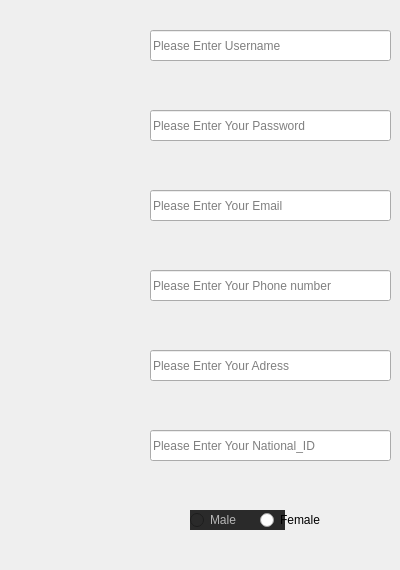
        <widget class="QWidget" name="">
         <attribute name="label">
          <string>Guest Information</string>
         </attribute>
         <widget class="QLineEdit" name="lineEdit_6">
          <property name="geometry">
           <rect>
            <x>150</x>
            <y>430</y>
            <width>241</width>
            <height>31</height>
           </rect>
          </property>
          <property name="text">
           <string/>
          </property>
          <property name="placeholderText">
           <string>Please Enter Your National_ID</string>
          </property>
         </widget>
         <widget class="QLineEdit" name="lineEdit_3">
          <property name="geometry">
           <rect>
            <x>150</x>
            <y>190</y>
            <width>241</width>
            <height>31</height>
           </rect>
          </property>
          <property name="text">
           <string/>
          </property>
          <property name="placeholderText">
           <string>Please Enter Your Email</string>
          </property>
         </widget>
         <widget class="QLineEdit" name="lineEdit_5">
          <property name="geometry">
           <rect>
            <x>150</x>
            <y>350</y>
            <width>241</width>
            <height>31</height>
           </rect>
          </property>
          <property name="text">
           <string/>
          </property>
          <property name="placeholderText">
           <string>Please Enter Your Adress</string>
          </property>
         </widget>
         <widget class="QLineEdit" name="lineEdit_2">
          <property name="geometry">
           <rect>
            <x>150</x>
            <y>110</y>
            <width>241</width>
            <height>31</height>
           </rect>
          </property>
          <property name="text">
           <string/>
          </property>
          <property name="placeholderText">
           <string>Please Enter Your Password</string>
          </property>
         </widget>
         <widget class="QLineEdit" name="lineEdit_4">
          <property name="geometry">
           <rect>
            <x>150</x>
            <y>270</y>
            <width>241</width>
            <height>31</height>
           </rect>
          </property>
          <property name="text">
           <string/>
          </property>
          <property name="placeholderText">
           <string>Please Enter Your Phone number</string>
          </property>
         </widget>
         <widget class="QLineEdit" name="lineEdit">
          <property name="geometry">
           <rect>
            <x>150</x>
            <y>30</y>
            <width>241</width>
            <height>31</height>
           </rect>
          </property>
          <property name="text">
           <string/>
          </property>
          <property name="placeholderText">
           <string>Please Enter Username</string>
          </property>
         </widget>
         <widget class="QRadioButton" name="radioButton">
          <property name="geometry">
           <rect>
            <x>190</x>
            <y>510</y>
            <width>95</width>
            <height>20</height>
           </rect>
          </property>
          <property name="styleSheet">
           <string notr="true">color: rgb(182, 182, 182);
selection-color: rgb(255, 255, 255);
selection-background-color: rgb(255, 255, 255);
background-color: rgb(42, 42, 42);
</string>
          </property>
          <property name="text">
           <string>Male</string>
          </property>
         </widget>
         <widget class="QRadioButton" name="radioButton_2">
          <property name="geometry">
           <rect>
            <x>260</x>
            <y>510</y>
            <width>95</width>
            <height>20</height>
           </rect>
          </property>
          <property name="text">
           <string>Female</string>
          </property>
         </widget>
         <widget class="QLabel" name="label_7">
          <property name="geometry">
           <rect>
            <x>30</x>
            <y>0</y>
            <width>91</width>
            <height>91</height>
           </rect>
          </property>
          <property name="minimumSize">
           <size>
            <width>91</width>
            <height>0</height>
           </size>
          </property>
          <property name="maximumSize">
           <size>
            <width>91</width>
            <height>16777215</height>
           </size>
          </property>
          <property name="styleSheet">
           <string notr="true"/>
          </property>
          <property name="text">
           <string/>
          </property>
          <property name="pixmap">
           <pixmap resource="test.qrc">:/newPrefix/username.png</pixmap>
          </property>
          <property name="scaledContents">
           <bool>true</bool>
          </property>
         </widget>
         <widget class="QLabel" name="label_8">
          <property name="geometry">
           <rect>
            <x>30</x>
            <y>100</y>
            <width>91</width>
            <height>71</height>
           </rect>
          </property>
          <property name="text">
           <string/>
          </property>
          <property name="pixmap">
           <pixmap>pass.png</pixmap>
          </property>
          <property name="scaledContents">
           <bool>true</bool>
          </property>
         </widget>
         <widget class="QLabel" name="label_9">
          <property name="geometry">
           <rect>
            <x>30</x>
            <y>180</y>
            <width>91</width>
            <height>71</height>
           </rect>
          </property>
          <property name="text">
           <string/>
          </property>
          <property name="pixmap">
           <pixmap resource="test.qrc">:/newPrefix/email.png</pixmap>
          </property>
          <property name="scaledContents">
           <bool>true</bool>
          </property>
         </widget>
         <widget class="QLabel" name="label_10">
          <property name="geometry">
           <rect>
            <x>30</x>
            <y>260</y>
            <width>91</width>
            <height>71</height>
           </rect>
          </property>
          <property name="text">
           <string/>
          </property>
          <property name="pixmap">
           <pixmap resource="test.qrc">:/newPrefix/mobile.png</pixmap>
          </property>
          <property name="scaledContents">
           <bool>true</bool>
          </property>
         </widget>
         <widget class="QLabel" name="label_11">
          <property name="geometry">
           <rect>
            <x>30</x>
            <y>340</y>
            <width>91</width>
            <height>61</height>
           </rect>
          </property>
          <property name="text">
           <string/>
          </property>
          <property name="pixmap">
           <pixmap resource="test.qrc">:/newPrefix/add.png</pixmap>
          </property>
          <property name="scaledContents">
           <bool>true</bool>
          </property>
         </widget>
         <widget class="QLabel" name="label_12">
          <property name="geometry">
           <rect>
            <x>30</x>
            <y>420</y>
            <width>91</width>
            <height>61</height>
           </rect>
          </property>
          <property name="text">
           <string/>
          </property>
          <property name="pixmap">
           <pixmap resource="test.qrc">:/newPrefix/id.png</pixmap>
          </property>
          <property name="scaledContents">
           <bool>true</bool>
          </property>
         </widget>
         <widget class="QLabel" name="label_13">
          <property name="geometry">
           <rect>
            <x>30</x>
            <y>490</y>
            <width>91</width>
            <height>71</height>
           </rect>
          </property>
          <property name="text">
           <string/>
          </property>
          <property name="pixmap">
           <pixmap resource="test.qrc">:/newPrefix/gender.png</pixmap>
          </property>
          <property name="scaledContents">
           <bool>true</bool>
          </property>
         </widget>
        </widget>
